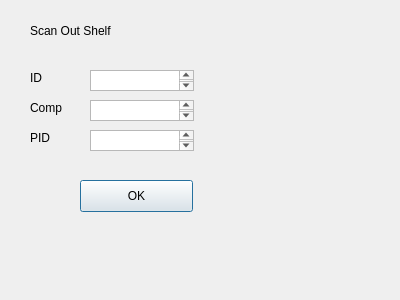
<?xml version="1.0" encoding="UTF-8"?>
<ui version="4.0">
 <class>Dialog</class>
 <widget class="QDialog" name="Dialog">
  <property name="geometry">
   <rect>
    <x>0</x>
    <y>0</y>
    <width>400</width>
    <height>300</height>
   </rect>
  </property>
  <property name="windowTitle">
   <string>Dialog</string>
  </property>
  <widget class="QLabel" name="label">
   <property name="geometry">
    <rect>
     <x>30</x>
     <y>70</y>
     <width>60</width>
     <height>16</height>
    </rect>
   </property>
   <property name="text">
    <string>ID</string>
   </property>
  </widget>
  <widget class="QLabel" name="label_2">
   <property name="geometry">
    <rect>
     <x>30</x>
     <y>100</y>
     <width>60</width>
     <height>16</height>
    </rect>
   </property>
   <property name="text">
    <string>Comp</string>
   </property>
  </widget>
  <widget class="QLabel" name="label_3">
   <property name="geometry">
    <rect>
     <x>30</x>
     <y>130</y>
     <width>60</width>
     <height>16</height>
    </rect>
   </property>
   <property name="text">
    <string>PID</string>
   </property>
  </widget>
  <widget class="QPlainTextEdit" name="ID_edit">
   <property name="geometry">
    <rect>
     <x>90</x>
     <y>70</y>
     <width>104</width>
     <height>21</height>
    </rect>
   </property>
  </widget>
  <widget class="QPlainTextEdit" name="Comp_edit">
   <property name="geometry">
    <rect>
     <x>90</x>
     <y>100</y>
     <width>104</width>
     <height>21</height>
    </rect>
   </property>
  </widget>
  <widget class="QPlainTextEdit" name="PID_edit">
   <property name="geometry">
    <rect>
     <x>90</x>
     <y>130</y>
     <width>104</width>
     <height>21</height>
    </rect>
   </property>
  </widget>
  <widget class="QLabel" name="label_4">
   <property name="geometry">
    <rect>
     <x>30</x>
     <y>10</y>
     <width>141</width>
     <height>41</height>
    </rect>
   </property>
   <property name="text">
    <string>Scan Out Shelf</string>
   </property>
  </widget>
  <widget class="QPushButton" name="ok_Button">
   <property name="geometry">
    <rect>
     <x>80</x>
     <y>180</y>
     <width>113</width>
     <height>32</height>
    </rect>
   </property>
   <property name="text">
    <string>OK</string>
   </property>
  </widget>
 </widget>
 <resources/>
 <connections/>
</ui>
